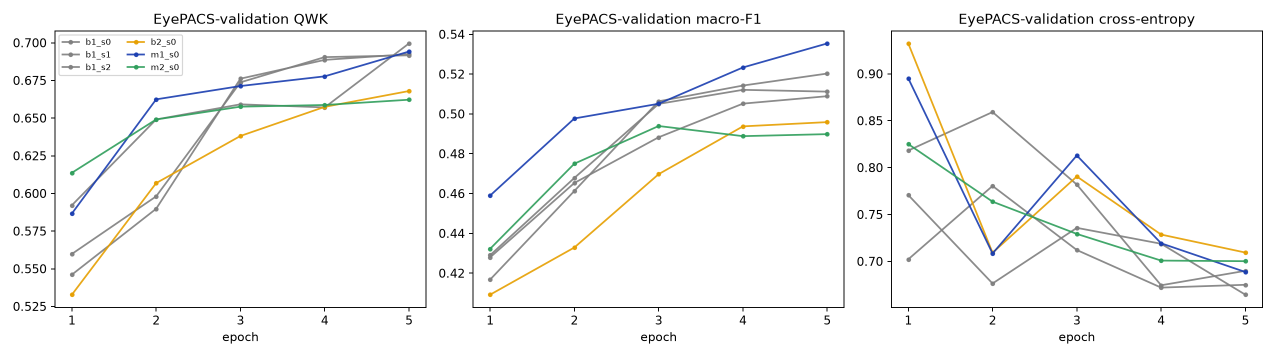
#> input picture evidence_figures/03_training/t01_curves_all.png, 2550 x 714 px, found by its file name (shown at 1/2 size)
$ python to_latex_figs.py ../../Capstone-Project_latex/figures/a01_gradcam.jpg
#> lines starting #> are read from the running program, lines starting #| are printed output that depends on the picture
"""Copy the result figures of the final analysis to evidence_figures/ and to Capstone-Project_latex/figures (compressed JPEG),
and the generated tables to Capstone-Project_latex/tables.
Usage: python to_latex_figs.py <results dir>   (expects e01..e05, a01, a03, a04, t01_curves_all.png in that dir)"""
import os
import shutil
import sys

from PIL import Image

R = sys.argv[1]
ROOT = r"c:\SIC"
E = os.path.join(ROOT, "evidence_figures")
F = os.path.join(ROOT, "Capstone-Project_latex", "figures")
T = os.path.join(ROOT, "Capstone-Project_latex", "tables")
os.makedirs(T, exist_ok=True)
plan = {  # file in results dir -> (evidence subfolder, latex name)
    "t01_curves_all.png": ("03_training", "t01_curves_all"),
    "e01_confusion_all.png": ("04_evaluation", "e01_confusion"),
    "e02_roc_referable.png": ("04_evaluation", "e02_roc"),
    "e03_perclass_recall_ddr.png": ("04_evaluation", None),
    "e04_in_vs_out_qwk.png": ("04_evaluation", "e04_inout"),
    "e05_bootstrap_ci.png": ("04_evaluation", "e05_bootstrap"),
    "a01_gradcam_ddr_examples.png": ("05_analysis", "a01_gradcam"),
    "a03_tsne_domain.png": ("05_analysis", "a03_tsne_domain"),
    "a04_tsne_grade.png": ("05_analysis", "a04_tsne_grade"),
}
for fn, (sub, name) in plan.items():
    src = os.path.join(R, fn)
    if not os.path.exists(src):
        print("missing", fn)
        continue
    os.makedirs(os.path.join(E, sub), exist_ok=True)
    shutil.copy(src, os.path.join(E, sub, fn))
    if name:
        im = Image.open(src).convert("RGB")
        if im.size[0] > 1800:
            im = im.resize((1800, int(im.size[1] * 1800 / im.size[0])), Image.LANCZOS)
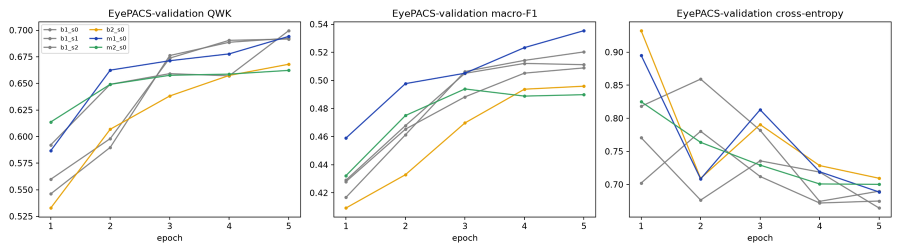
#> im: PIL image 1800x504 RGB (shown at 1/2 size); mean R, G, B 246.4, 246.7, 246.2
        im.save(os.path.join(F, name + ".jpg"), quality=88, optimize=True)
        print("figure", name)
#> (the run stopped early here; a loop or call above may not have finished)
